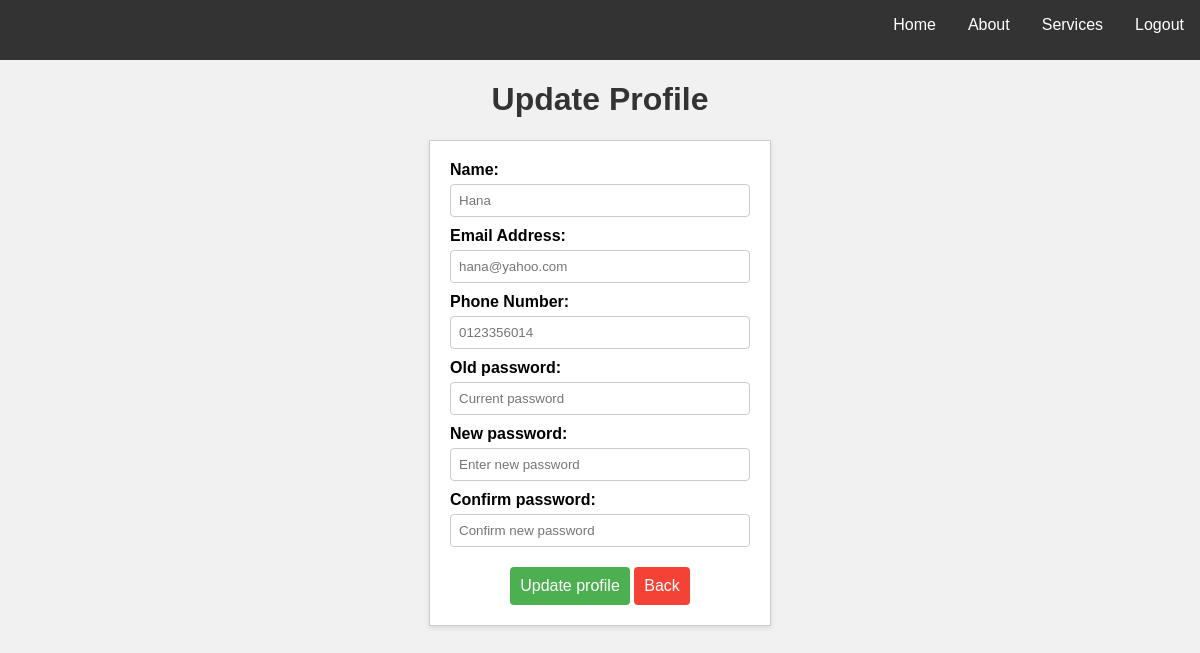
The app's page /updateProfileChief.php (signed in) with its own data.
### tables this page shows
CREATE TABLE `chief` (
  `chiefID` int(20) NOT NULL,
  `chiefName` varchar(50) NOT NULL,
  `chiefPhoneNo` varchar(20) NOT NULL,
  `chiefEmail` varchar(50) NOT NULL,
  `chiefPassword` varchar(50) NOT NULL,
  `user_type` varchar(20) NOT NULL
);

### updateProfileChief.php (the view, shortened to what this page needs)
<?php
include_once 'connection.php';
if (isset($_SESSION['user_id'])) {
    $user_id = $_SESSION['user_id'];
    $sql = "SELECT * FROM chief WHERE chiefID = '$user_id'";
    $result = mysqli_query($conn, $sql);
    $resultCheck = mysqli_num_rows($result);
    if ($resultCheck > 0) {
        while ($row = mysqli_fetch_assoc($result)) {
            $name = $row['chiefName'];
            $phone = $row['chiefPhoneNo'];
            $email = $row['chiefEmail'];
        }
    }
} else {
    echo "Session timed-out. Login again.";
}
?>
<!DOCTYPE html>
<html lang="en">
<head>
</head>
<body>
    <div class="navbar">
        <ul>
            <li><a href="#">Home</a></li>
            <li><a href="#">About</a></li>
            <li><a href="#">Services</a></li>
            <li><a href="#" class="logout">Logout</a></li>
        </ul>
    </div>
    <h1>Update Profile</h1>
    <div class="update-profile">
        <form action="updateProfileProcessChief.php" method="POST" enctype="multipart/form-data">
            <div class="flex">
                <div class="inputBox">
                    <span>Name:</span>
                    <input type="text" id="update_name" name="update_name" placeholder="<?php echo $name; ?>" class="box">
                </div>
                <div class="inputBox">
                    <span>Email Address:</span>
                    <input type="email" id="update_email" name="update_email" placeholder="<?php echo $email; ?>" class="box">
                </div>
                <div class="inputBox">
                    <span>Phone Number:</span>
                    <input type="text" id="update_phone" name="update_phone" placeholder="<?php echo $phone; ?>" class="box">
                </div>
                <div class="inputBox">
                    <span>Old password:</span>
                    <input type="password" id="current_pass" name="update_pass" placeholder="Current password" class="box">
                </div>
                <div class="inputBox">
                    <span>New password:</span>
                    <input type="password" id="pass1" name="pass1" placeholder="Enter new password" class="box">
                </div>
                <div class="inputBox">
                    <span>Confirm password:</span>
                    <input type="password" id="pass2" name="pass2" placeholder="Confirm new password" class="box">
                </div>
            </div>
            <input type="submit" value="Update profile" name="update_profile" class="btn">
            <a href="chiefMain.php" class="delete-btn">Back</a>
        </form>
    </div>
</body>
</html>

### updateProfileChief.php (style rules this page uses)
body { background-color: #f1f1f1; font-family: Arial, sans-serif; text-align: center; margin: 0; padding-top: 60px; box-sizing: border-box; }
h1 { color: #333; }
.update-profile { width: 300px; margin: 20px auto; padding: 20px; border: 1px solid #ccc; background-color: #fff; box-shadow: 0 2px 5px rgba(0, 0, 0, 0.1); }
.flex { display: flex; flex-direction: column; }
.inputBox { margin-bottom: 10px; }
.inputBox span { display: block; text-align: left; font-weight: bold; margin-bottom: 5px; }
.box { width: 100%; padding: 8px; border: 1px solid #ccc; border-radius: 4px; box-sizing: border-box; }
.btn { background-color: #4CAF50; color: #fff; border: none; padding: 10px; text-align: center; text-decoration: none; display: inline-block; font-size: 16px; margin-top: 10px; cursor: pointer; border-radius: 4px; }
.delete-btn { background-color: #f44336; color: #fff; border: none; padding: 10px; text-align: center; text-decoration: none; display: inline-block; font-size: 16px; margin-top: 10px; cursor: pointer; border-radius: 4px; }
.navbar { background-color: #333; overflow: hidden; position: fixed; top: 0; width: 100%; height: 60px; z-index: 100; }
.navbar ul { list-style-type: none; margin: 0; padding: 0; float: right; }
.navbar li { float: left; }
.navbar li a { display: block; color: white; text-align: center; padding: 16px 16px; text-decoration: none; }
.logout { color: red; }

### records on screen
chief: update_name "Hana", update_email "hana@yahoo.com", update_phone "0123356014"
